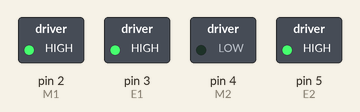
Bench run of a sketch on a simulated Arduino Uno, built with avr-gcc and run on an emulated ATmega328P. Shown: switched loads named in the sketch (green lamp = pin HIGH).

Above: at 0.1 s.
Timing chart, 0 to 1.6 s (numbered marks = the images above):
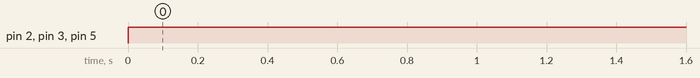

The sketch:

sampleMotor.ino
```cpp
/// # Editor     : Lauren from DFRobot
// # Date       : 17.02.2012

// # Product name: L298N motor driver module DF-MD v1.3
// # Product SKU : DRI0002
// # Version     : 1.0

// # Description:
// # The sketch for using the motor driver L298N
// # Run with the PWM mode

// # Connection:
// #        M1 pin  -> Digital pin 4
// #        E1 pin  -> Digital pin 5
// #        M2 pin  -> Digital pin 7
// #        E2 pin  -> Digital pin 6
// #        Motor Power Supply -> Centor blue screw connector(5.08mm 3p connector)
// #        Motor A  ->  Screw terminal close to E1 driver pin
// #        Motor B  ->  Screw terminal close to E2 driver pin
// #
// # Note: You should connect the GND pin from the DF-MD v1.3 to your MCU controller. They should share the GND pins.
// #

int E1 = 3;
int M1 = 2;
int E2 = 5;
int M2 = 4;

void setup()
{
    pinMode(M1, OUTPUT);
    pinMode(M2, OUTPUT);
}

void loop()
{
    digitalWrite(M1,HIGH);
    digitalWrite(M2,LOW);
    analogWrite(E1, 255);   //PWM Speed Control
    analogWrite(E2, 255);   //PWM Speed Control
    delay(30);

}
```

Measured:
- by itself, pin 2 (M1), pin 3 (E1), pin 5 (E2): LOW → HIGH at 0.00 s
